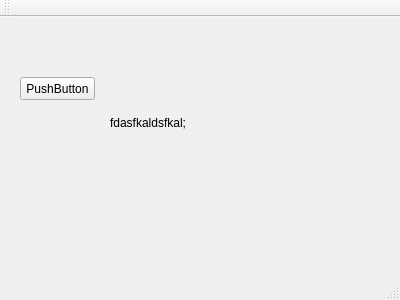
<?xml version="1.0" encoding="UTF-8"?>
<ui version="4.0">
 <class>MainWindow</class>
 <widget class="QMainWindow" name="MainWindow">
  <property name="geometry">
   <rect>
    <x>0</x>
    <y>0</y>
    <width>400</width>
    <height>300</height>
   </rect>
  </property>
  <property name="windowTitle">
   <string>MainWindow</string>
  </property>
  <widget class="QWidget" name="centralWidget">
   <widget class="QPushButton" name="pushButton">
    <property name="geometry">
     <rect>
      <x>20</x>
      <y>60</y>
      <width>75</width>
      <height>23</height>
     </rect>
    </property>
    <property name="text">
     <string>PushButton</string>
    </property>
   </widget>
   <widget class="QLabel" name="label1">
    <property name="geometry">
     <rect>
      <x>110</x>
      <y>20</y>
      <width>191</width>
      <height>171</height>
     </rect>
    </property>
    <property name="text">
     <string>fdasfkaldsfkal;</string>
    </property>
   </widget>
  </widget>
  <widget class="QMenuBar" name="menuBar">
   <property name="geometry">
    <rect>
     <x>0</x>
     <y>0</y>
     <width>400</width>
     <height>21</height>
    </rect>
   </property>
  </widget>
  <widget class="QToolBar" name="mainToolBar">
   <attribute name="toolBarArea">
    <enum>TopToolBarArea</enum>
   </attribute>
   <attribute name="toolBarBreak">
    <bool>false</bool>
   </attribute>
  </widget>
  <widget class="QStatusBar" name="statusBar"/>
 </widget>
 <layoutdefault spacing="6" margin="11"/>
 <resources/>
 <connections/>
</ui>
